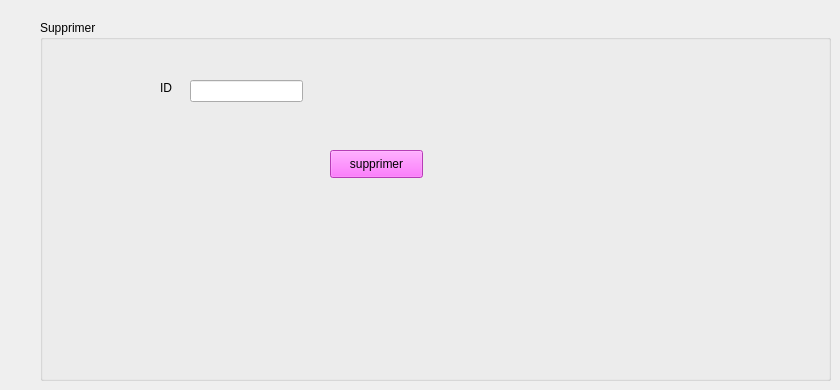
      <widget class="QWidget" name="supprimer_10">
       <attribute name="title">
        <string>Supprimer</string>
       </attribute>
       <widget class="QGroupBox" name="supprimercadre_10">
        <property name="geometry">
         <rect>
          <x>40</x>
          <y>20</y>
          <width>791</width>
          <height>361</height>
         </rect>
        </property>
        <property name="title">
         <string>Supprimer</string>
        </property>
        <widget class="QPushButton" name="pb_supprimer_ordina">
         <property name="geometry">
          <rect>
           <x>290</x>
           <y>130</y>
           <width>93</width>
           <height>28</height>
          </rect>
         </property>
         <property name="styleSheet">
          <string notr="true">background-color: rgb(255, 85, 255);
border-color: rgb(170, 0, 255);</string>
         </property>
         <property name="text">
          <string>supprimer</string>
         </property>
        </widget>
        <widget class="QLineEdit" name="leid_supp_ordi">
         <property name="geometry">
          <rect>
           <x>150</x>
           <y>60</y>
           <width>113</width>
           <height>22</height>
          </rect>
         </property>
        </widget>
        <widget class="QLabel" name="id_10">
         <property name="geometry">
          <rect>
           <x>120</x>
           <y>60</y>
           <width>16</width>
           <height>16</height>
          </rect>
         </property>
         <property name="text">
          <string>ID</string>
         </property>
        </widget>
       </widget>
      </widget>
